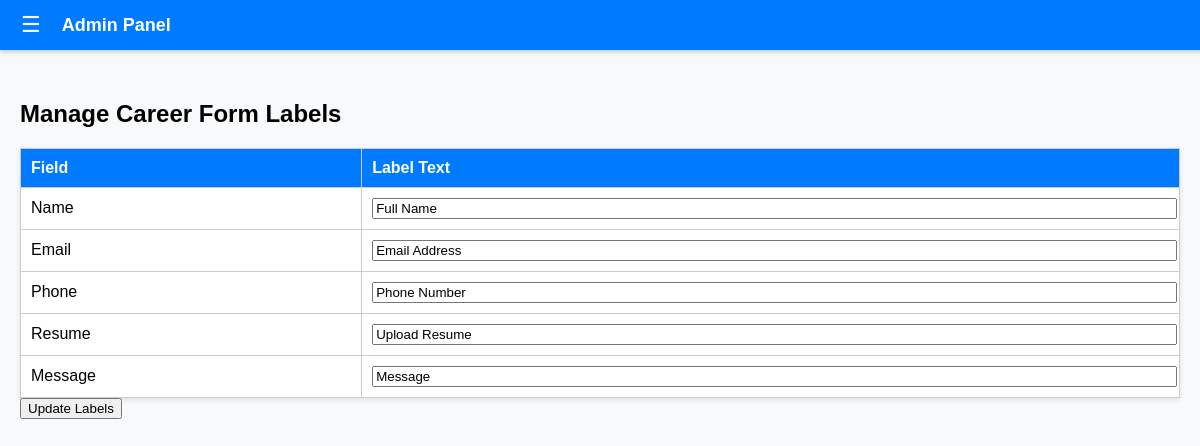
Screenshot of /admin/manage_career_form.php (signed in) with the database file from the repository.
### tables this page shows
CREATE TABLE `career_form_labels` (
  `id` int(11) NOT NULL,
  `field_name` varchar(100) NOT NULL,
  `label_text` varchar(255) NOT NULL
);

### admin/manage_career_form.php (the view, shortened to what this page needs)
<?php
include 'db.php';
$labels = $conn->query("SELECT * FROM career_form_labels");
?>
<!DOCTYPE html>
<html>
<head>
<link rel="stylesheet" href="style.css">
</head>
<body>
<?php include 'sidebar.php'; ?>
<div class="content" id="content">
  <h2>Manage Career Form Labels</h2>
  <form method="post">
    <table>
      <tr><th>Field</th><th>Label Text</th></tr>
      <?php while($row = $labels->fetch_assoc()): ?>
      <tr>
        <td><?= ucfirst($row['field_name']) ?></td>
        <td><input type="text" name="labels[<?= $row['id'] ?>]" value="<?= htmlspecialchars($row['label_text']) ?>" style="width:100%"></td>
      </tr>
      <?php endwhile; ?>
    </table>
    <button type="submit">Update Labels</button>
  </form>
</div>
</body>
</html>

### admin/style.css (style rules this page uses)
body, html { margin: 0; padding: 0; font-family: Arial, sans-serif; background: #f8f9fa; }
.content { margin-top: 60px; padding: 20px; transition: margin-left 0.3s; }
table { width: 100%; border-collapse: collapse; margin-top: 20px; background: #fff; box-shadow: 0 2px 5px rgba(0,0,0,0.1); }
th, td { padding: 10px; border: 1px solid #ccc; text-align: left; }
th { background: #007bff; color: #fff; }

### rows the page displays
career_form_labels: field_name "Name", label_text "Full Name"
career_form_labels: field_name "Email", label_text "Email Address"
career_form_labels: field_name "Phone", label_text "Phone Number"
career_form_labels: field_name "Resume", label_text "Upload Resume"
career_form_labels: field_name "Message", label_text "Message"
